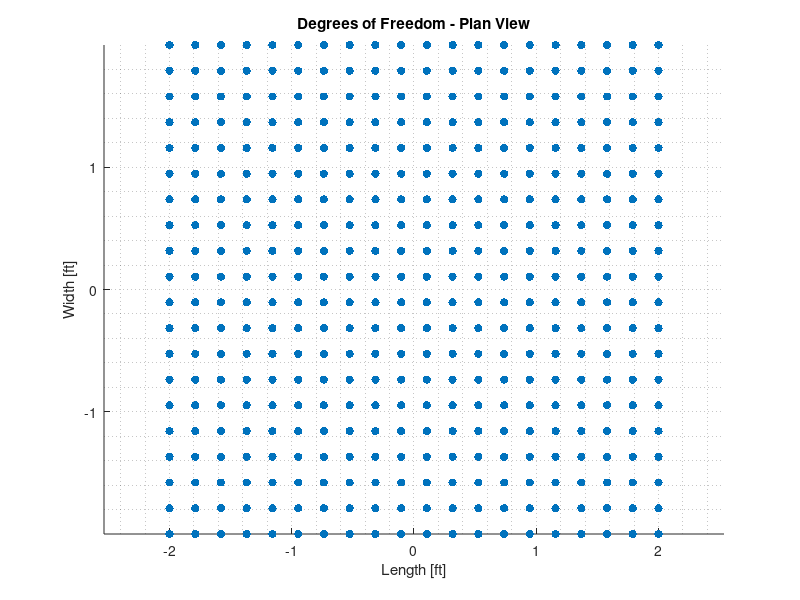

Write the MATLAB code that produced this figure. (Note: this script raises an error after producing the figure.)
%% Interpolation Demo1
% Example use of Matlab's griddata interpolation methods.
%

%% First, the solution
% Consider an arbitrary 4 x 4 surface that has some known value, z, for 
% each x, y coordinate pair; z = f(x,y):
%

% anonlymous function so we can re-use later
f = @(x,y) -1*sin(x(:).*y(:));

%%
% Sample the continuous function at 20 evenly spaced intervals along the 
% length and width to produce 400 discrete samples.
%
% Note the origin is arbitrarily placed at the center for convenience.
%

% longitudinal and transverse dof spacing (respectively)
% these are the x and y "ticks" that we'll grid to form into unique pairs
x = linspace(-2,2,20);
y = linspace(-2,2,20);

% meshgrid for inner dof sampling
[X,Y] = meshgrid(x,y); % X and Y are 2d grids while x and y are vectors

% evaluate anonymous function to return vector, z
z = f(X,Y);

% reshape the 1d vector to 2d grid
Z = reshape(z,size(X,1),size(X,2));

%%
% Plot the discrete surface sampling in plan view:
%

figure
scatter(X(:),Y(:),'filled')
title('Degrees of Freedom - Plan View')
xlabel('Length [ft]')
ylabel('Width [ft]')
grid minor
axis equal
snapnow

%%
% Plot the surface in 3D (left) and Plan views (right)
%

% explicitly set figure size for proportionss
figure('position',[250 550 1000 400]/1.25)

% 3d
subplot(1,2,1)
surf(X,Y,Z)
hold on
plot3(X(:),Y(:),Z(:),'ok')
set(gca,'view',[-45,45])
axis equal
xlabel('Length');
ylabel('Width');
hold off

% plan
subplot(1,2,2)
surf(X,Y,Z)
hold on
plot3(X(:),Y(:),Z(:),'ok')
set(gca,'view',[0,90])
axis equal
xlabel('Length');
ylabel('Width');
hold off

snapnow


%% Undersampled solution
%
% Randomly (under) sample the surface at |n| points. Each DOF can be 
% thought of as a measurement of the surface function, and we'll use these
% to interpolate back out the regular, full grid solution described above.

n = 20;

% generate random numbers within coordinate range
xr = (2+2).*rand(n,1) -2;
yr = (2+2).*rand(n,1) -2;

%%
% Show sampled DOF in plan view

figure
scatter(X(:),Y(:),'.')
hold on
scatter(xr,yr,'ro')
title('Sampled DOF')
xlabel('Length')
ylabel('Width')
grid minor
axis equal
legend('Regular Grid','Measurement Location')
snapnow


%% Interpolate DOF subset to known superset
%
% Using the subset of known values (i.e. measurements), interpolate the 
% full solution using Matlab's |griddata|. |griddata| has (5) interpolation
% methods to choose from (shown below): |nearest|, |linear|, |natural|, 
% |cubic|, and |v4| (biharmonic spine). Refer to |griddata|'s 
% documentation for more info.
%

% evaluate randomly chosen locations for measurement subset
zr = f(xr,yr);

% all griddata methods
methods = {'nearest', 'linear', 'natural', 'cubic' ,'v4'};

% explicitly set figure size for proportionss
figure('position',[250 550 1000 400]/1.25)

% loop all interp methods and display results
for ii = 1:length(methods)
    
    % interpolate
    Z = griddata(xr,yr,zr,X,Y,methods{ii});
    
    % plot 3d
    subplot(1,2,1)
    plot_surface(X,Y,Z,xr,yr,zr);
    set(gca,'view',[45 45])
    title(sprintf('Method: %s',methods{ii}));
    legend({'Fit surface','Interpolated DOF','Measurement DOF'},'location','northeast')
    % plot plan
    subplot(1,2,2)
    plot_surface(X,Y,Z,xr,yr,zr);
    % set to plan view
    set(gca,'view',[0 90])
    
    % display figure when published
    snapnow
end

function plot_surface(X,Y,Z,x,y,z)
    surf(X,Y,Z)
    hold on
    plot3(X(:),Y(:),Z(:),'.k') 
    plot3(x,y,z,'ro','markerface','red')
    xlabel('Length')
    ylabel('Width')
    axis equal
    hold off
    xlim([-2 2])
    ylim([-2 2])
end
